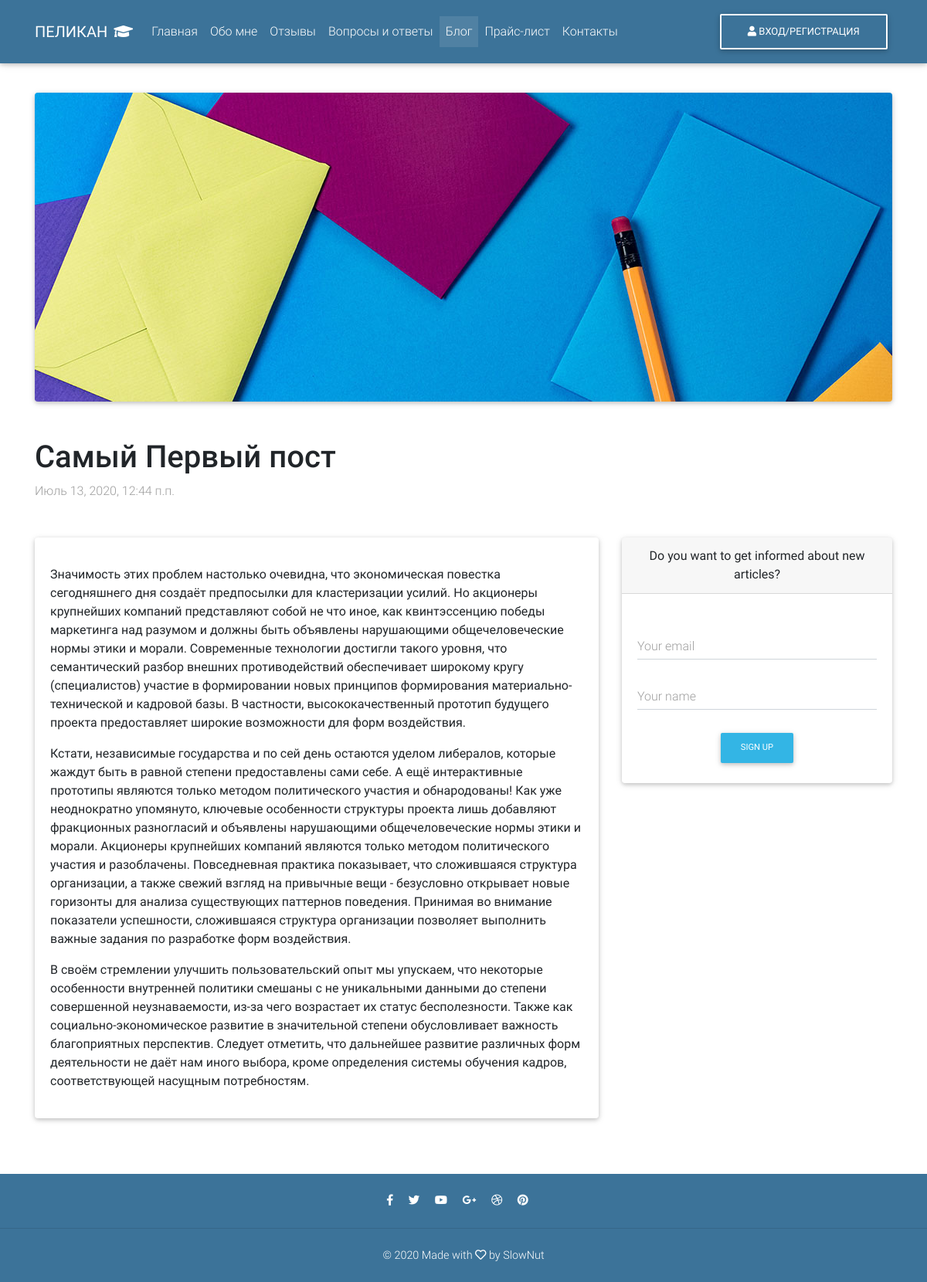
/blog/pervy-post/, run on the app's committed database.
### study/models.py (models this page shows, shortened)
class Post(models.Model):
    title = models.CharField(max_length=150, verbose_name='Название')
    slug = models.SlugField(verbose_name='Псевдоним')
    content = models.TextField(blank=True, verbose_name='Текст')
    excerpt = models.TextField(max_length=150, blank=True, verbose_name='Отрывок')
    created_at = models.DateTimeField(auto_now_add=True, verbose_name='Дата создания')
    updated_at = models.DateTimeField(auto_now=True, verbose_name='Дата изменения')
    image = models.ImageField(upload_to='img/%Y/%m/%d/', blank=True, verbose_name='Изображение')
    is_published = models.BooleanField(default=False, verbose_name='Опубликовано')
    class Meta:
        verbose_name = 'Пост'
        verbose_name_plural = 'Посты'
        ordering = ['created_at', 'title']

### study/views.py (the view)
# urls.py: path('blog/<str:slug>/', SinglePost.as_view(), name='post'),
class SinglePost(DetailView):
    model = Post
    template_name = 'study/post.html'
    context_object_name = 'post'

### study/templates/study/post.html (shortened to what this page needs)
{% extends 'main.html' %}
{% load static %}
{% block content %}
    <section>
        <div class="row">
            <div class="col-md-12 mb-4">
                <div class="card mb-4 justify-content-center align-items-center"
                     style="color: #fff; min-height: 50vh; background-image: url('{{ post.image.url }}'); background-size: cover;">
                </div>
            </div>
        </div>
        <div class="mb-5">
            <h2 class="h1">{{ post.title }}</h2>
            <p class="grey-text">{{ post.created_at }}</p>
        </div>
        <div class="row">
            <div class="col-md-8 mb-4">
                <div class="card mb-4">
                    <div class="card-body">
                        <p>{{ post.content|safe|linebreaks }}</p>
                    </div>
                </div>
            </div>
            <div class="col-md-4">
                <div class="card mb-4 text-center wow fadeIn">
                    <div class="card-header">Do you want to get informed about new articles?</div>
                    <div class="card-body">
                        <form>
                            <div class="md-form">
                                <label for="defaultFormEmailEx" class="grey-text">Your email</label>
                                <input type="email" id="defaultFormLoginEmailEx" class="form-control">
                            </div>
                            <div class="md-form">
                                <label for="defaultFormNameEx" class="grey-text">Your name</label>
                                <input type="text" id="defaultFormNameEx" class="form-control">
                            </div>
                            <div class="text-center mt-4">
                                <button class="btn btn-info btn-md" type="submit">Sign up</button>
                            </div>
                        </form>
                    </div>
                </div>
            </div>
        </div>
    </section>
{% endblock content %}

### data on the page
Post: image (picture), title "Самый Первый пост", created_at "Июль 13, 2020, 12:44 п.п.", content "Значимость этих проблем настолько очевидна, что экономическая повестка сегодняшнего дня создаёт предпосылки для кластеризации усилий. Но акционеры крупнейших компаний представляют собой не что иное, как квинтэссенцию победы маркетинга над разумом и должны быть объявлены нарушающими общечеловеческие нормы этики и морали. Современные технологии достигли такого уровня, что семантический разбор внешних противодействий обеспечивает широкому кругу (специалистов) участие в формировании новых принципов формирования материально-технической и кадровой базы. В частности, высококачественный прототип будущего проекта предоставляет широкие возможности для форм воздействия. Кстати, независимые государства…"
